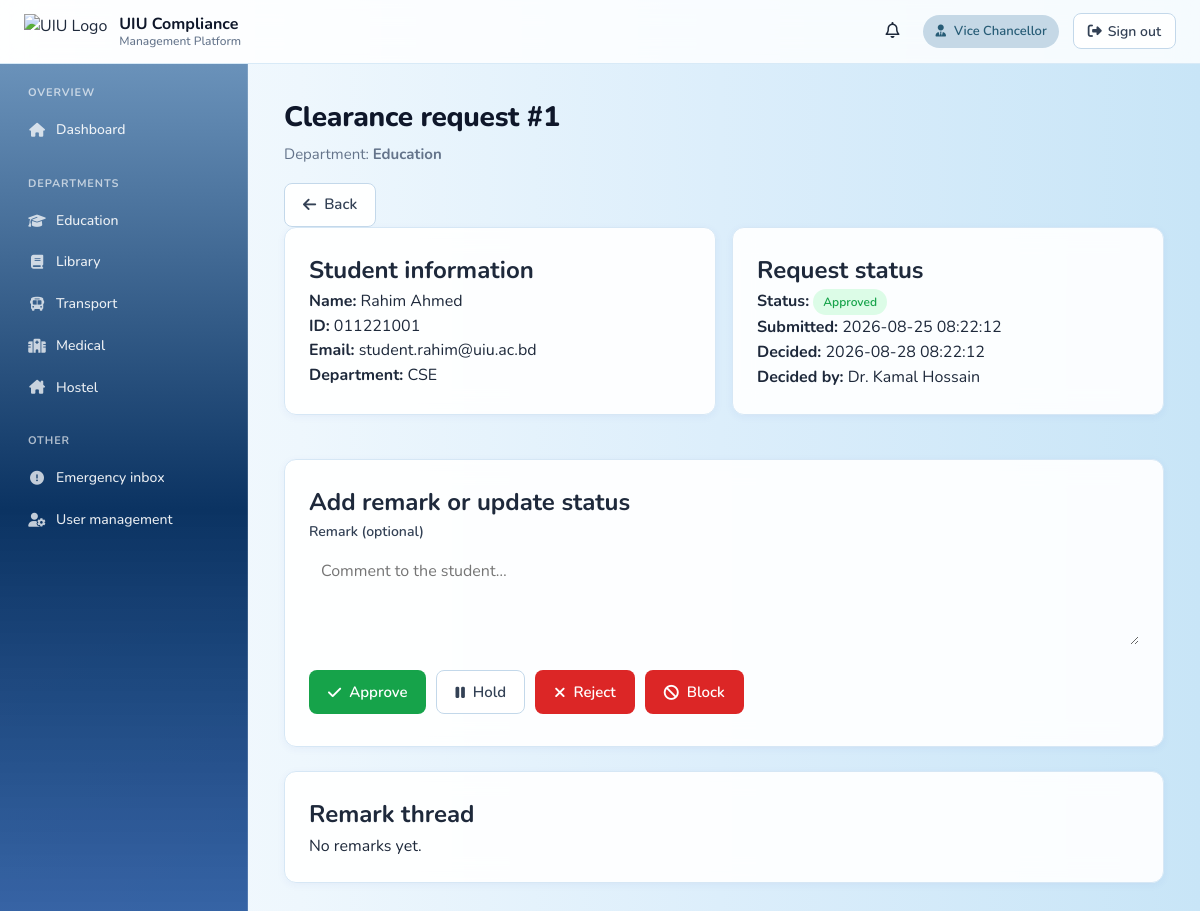
Page /admin/request-detail.php?id=1&back=/admin/admin-education.php?dept=education (signed in) on the committed database.
### tables this page shows
CREATE TABLE clearance_requests (
    id            INT UNSIGNED AUTO_INCREMENT PRIMARY KEY,
    student_id    INT UNSIGNED NOT NULL,
    department    ENUM('education','library','transport','medical','hostel') NOT NULL,
    status        ENUM('pending','approved','hold','rejected','blocked') NOT NULL DEFAULT 'pending',
    reason        VARCHAR(500) NULL,
    submitted_at  DATETIME NOT NULL DEFAULT CURRENT_TIMESTAMP,
    decided_at    DATETIME NULL,
    decided_by    INT UNSIGNED NULL,
    CONSTRAINT fk_cr_student FOREIGN KEY (student_id) REFERENCES users(id) ON DELETE CASCADE,
    CONSTRAINT fk_cr_decider FOREIGN KEY (decided_by) REFERENCES users(id) ON DELETE SET NULL,
    UNIQUE KEY uniq_student_dept (student_id, department),
    KEY idx_status (status),
    KEY idx_dept (department)
);

CREATE TABLE users (
    id           INT UNSIGNED AUTO_INCREMENT PRIMARY KEY,
    role         ENUM('student','admin','vc') NOT NULL,
    full_name    VARCHAR(120) NOT NULL,
    email        VARCHAR(190) NOT NULL,
    password     VARCHAR(255) NOT NULL,           
    student_id   VARCHAR(40)  NULL,               
    employee_id  VARCHAR(40)  NULL,             
    department   VARCHAR(60)  NULL,
    status       ENUM('active','suspended') NOT NULL DEFAULT 'active',
    created_at   DATETIME     NOT NULL DEFAULT CURRENT_TIMESTAMP,
    updated_at   DATETIME     NOT NULL DEFAULT CURRENT_TIMESTAMP ON UPDATE CURRENT_TIMESTAMP,
    UNIQUE KEY uniq_email (email),
    UNIQUE KEY uniq_student_id (student_id),
    UNIQUE KEY uniq_employee_id (employee_id),
    KEY idx_role (role)
);

### backend/config/db.php (called while the page is built, shortened)
<?php
function db(): PDO
{
    static $pdo = null;
    if ($pdo instanceof PDO) {
        return $pdo;
    }
    $host    = '127.0.0.1';
    $port    = '3306';
    $name    = 'uiu_clearance';
    $user    = 'root';
    $pass    = '';
    $charset = 'utf8mb4';
    $dsn = "mysql:host={$host};port={$port};dbname={$name};charset={$charset}";
    $options = [
        PDO::ATTR_ERRMODE            => PDO::ERRMODE_EXCEPTION,
        PDO::ATTR_DEFAULT_FETCH_MODE => PDO::FETCH_ASSOC,
        PDO::ATTR_EMULATE_PREPARES   => false,
    ];
    try {
        $pdo = new PDO($dsn, $user, $pass, $options);
    } catch (PDOException $e) {
        http_response_code(500);
        echo "<h2>Database Error</h2>";
        echo "<pre>";
        echo $e->getMessage();
        echo "</pre>";
        exit;
    }
    return $pdo;
}

### backend/includes/auth.php (called while the page is built, shortened)
<?php
require_once __DIR__ . '/../config/db.php';
function current_user(): ?array
{
    $stmt = db()->prepare('SELECT * FROM users WHERE id = ? LIMIT 1');
    $stmt->execute([$_SESSION['user_id']]);
    $row = $stmt->fetch();
    return $row ?: null;
}

### admin/request-detail.php (the view, shortened to what this page needs)
<?php
require_once __DIR__ . '/../backend/includes/auth.php';
require_once __DIR__ . '/../backend/includes/layout.php';
$me = current_user();
$id = (int)($_GET['id'] ?? 0);
$back = (string)($_GET['back'] ?? '/admin/dashboard.php');
$req = null;
$remarks = [];
if ($id > 0) {
    try {
        $s = db()->prepare(
            'SELECT cr.*, u.full_name AS student_name, u.email AS student_email,
                    u.student_id AS sid, u.department AS student_dept,
                    du.full_name AS decider_name
             FROM clearance_requests cr
             JOIN users u ON u.id = cr.student_id
             LEFT JOIN users du ON du.id = cr.decided_by
             WHERE cr.id = ? LIMIT 1'
        );
        $s->execute([$id]);
        $req = $s->fetch();
        if ($req) {
            $r = db()->prepare(
                'SELECT cr.*, u.full_name AS author_name
                 FROM clearance_remarks cr
                 LEFT JOIN users u ON u.id = cr.author_id
                 WHERE cr.request_id = ?
                 ORDER BY cr.created_at'
            );
            $r->execute([$id]);
            $remarks = $r->fetchAll();
        }
    } catch (Throwable $e) { }
}
?>
<!DOCTYPE html>
<html lang="en">
<head>
    <link rel="stylesheet" href="../assets/css/theme.css">
    <link rel="stylesheet" href="../assets/css/department-admin.css">
    <link rel="stylesheet" href="https://cdnjs.cloudflare.com/ajax/libs/font-awesome/6.5.1/css/all.min.css">
</head>
<body class="plain-bg">
<header class="topbar">
    <div class="brand">
        <img src="../assets/images/UIU%20LOGO.png" alt="UIU Logo">
        <div class="brand-text">UIU Compliance<span>Management Platform</span></div>
    </div>
    <div class="right">
        <a class="notif-btn" href="notifications.php"><i class="fa-regular fa-bell"></i></a>
        <span class="role-badge"><i class="fa-solid fa-user-tie"></i> <?= $me['role'] === 'vc' ? 'Vice Chancellor' : 'Department Admin' ?></span>
        <a class="logout-btn" href="../backend/actions/logout.php"><i class="fa-solid fa-right-from-bracket"></i> Sign out</a>
    </div>
</header>
<div class="layout">
    <aside class="sidebar">
        <nav class="nav-section">
            <h3>Overview</h3>
            <a class="nav-item" href="dashboard.php"><i class="fa-solid fa-house"></i> Dashboard</a>
        </nav>
        <nav class="nav-section">
            <h3>Departments</h3>
            <a class="nav-item" href="admin-education.php?dept=education"><i class="fa-solid fa-graduation-cap"></i> Education</a>
            <a class="nav-item" href="admin-education.php?dept=library"><i class="fa-solid fa-book"></i> Library</a>
            <a class="nav-item" href="admin-education.php?dept=transport"><i class="fa-solid fa-bus"></i> Transport</a>
            <a class="nav-item" href="admin-education.php?dept=medical"><i class="fa-solid fa-hospital"></i> Medical</a>
            <a class="nav-item" href="admin-education.php?dept=hostel"><i class="fa-solid fa-house-chimney"></i> Hostel</a>
        </nav>
        <nav class="nav-section">
            <h3>Other</h3>
            <a class="nav-item" href="emergency-inbox.php"><i class="fa-solid fa-circle-exclamation"></i> Emergency inbox</a>
            <a class="nav-item" href="user-management.php"><i class="fa-solid fa-user-gear"></i> User management</a>
        </nav>
    </aside>
    <main class="main">
        <div class="page-head">
            <h1>Clearance request #<?= (int)$id ?></h1>
            <p>Department: <strong><?= htmlspecialchars(ucfirst((string)($req['department'] ?? ''))) ?></strong></p>
            <div class="actions">
                <a class="btn btn-secondary" href="<?= htmlspecialchars($back) ?>"><i class="fa-solid fa-arrow-left"></i> Back</a>
            </div>
        </div>
        <?php if (!$req): ?>
            <section class="card"><div class="alert bad"><i class="fa-solid fa-circle-exclamation"></i><span>Request not found.</span></div></section>
        <?php else: ?>
        <div class="grid grid-2 mb-24">
            <section class="card">
                <h2>Student information</h2>
                <p>
                    <strong>Name:</strong> <?= htmlspecialchars((string)$req['student_name']) ?><br>
                    <strong>ID:</strong> <?= htmlspecialchars((string)$req['sid']) ?><br>
                    <strong>Email:</strong> <?= htmlspecialchars((string)$req['student_email']) ?><br>
                    <strong>Department:</strong> <?= htmlspecialchars((string)$req['student_dept']) ?>
                </p>
            </section>
            <section class="card">
                <h2>Request status</h2>
                <p>
                    <strong>Status:</strong> <?= uiu_status_badge((string)$req['status']) ?><br>
                    <strong>Submitted:</strong> <?= htmlspecialchars((string)$req['submitted_at']) ?><br>
                    <strong>Decided:</strong> <?= htmlspecialchars((string)($req['decided_at'] ?? '—')) ?><br>
                    <strong>Decided by:</strong> <?= htmlspecialchars((string)($req['decider_name'] ?? '—')) ?>
                </p>
            </section>
        </div>
        <section class="card mb-24">
            <h2>Add remark or update status</h2>
            <form method="POST" action="../backend/actions/admin-update-clearance.php">
                <div class="field">
                    <label>Remark (optional)</label>
                    <textarea name="remark" rows="3" placeholder="Comment to the student…"></textarea>
                </div>
                <div class="cl-actions mt-16">
                    <button class="btn btn-success" type="submit" name="status" value="approved"><i class="fa-solid fa-check"></i> Approve</button>
                    <button class="btn btn-secondary" type="submit" name="status" value="hold"><i class="fa-solid fa-pause"></i> Hold</button>
                    <button class="btn btn-danger"  type="submit" name="status" value="rejected"><i class="fa-solid fa-xmark"></i> Reject</button>
                    <button class="btn btn-danger"  type="submit" name="status" value="blocked"><i class="fa-solid fa-ban"></i> Block</button>
                </div>
            </form>
        </section>
        <section class="card mb-24">
            <h2>Remark thread</h2>
            <?php if (!$remarks): ?>
                <p class="muted">No remarks yet.</p>
            <?php endif; ?>
        </section>
        <?php endif; ?>
    </main>
</div>
</body>
</html>

### backend/includes/layout.php (shortened to what this page needs)
<?php
require_once __DIR__ . '/auth.php';
function uiu_status_badge(string $status): string
{
    $map = [
        'pending'  => ['warn', 'Pending'],
        'approved' => ['ok',   'Approved'],
        'rejected' => ['bad',  'Rejected'],
        'hold'     => ['warn', 'On hold'],
        'blocked'  => ['bad',  'Blocked'],
    ];
    $s = $map[$status] ?? ['info', ucfirst($status)];
    return '<span class="badge ' . htmlspecialchars($s[0]) . '">' . htmlspecialchars($s[1]) . '</span>';
}

### admin/request-detail.php (style rules this page uses)
.notif-btn { position:relative;color:var(--text);text-decoration:none;padding:6px 10px;border-radius:8px; }
.muted { color:var(--text-muted); }
.mt-16 { margin-top:16px; }
textarea { width:100%;padding:10px 12px;border:1px solid var(--border);border-radius:8px;background:var(--surface);color:var(--text);font:inherit; }

### rows in the picture
clearance_requests: department "Education", student.full_name "Rahim Ahmed", student.student_id "011221001", student.email "student.rahim@uiu.ac.bd", student.department "CSE", status "Approved", submitted_at "2026-08-25 08:22:12", decided_at "2026-08-28 08:22:12", decided_by.full_name "Dr. Kamal Hossain"

### other values in the picture
$id "1"
